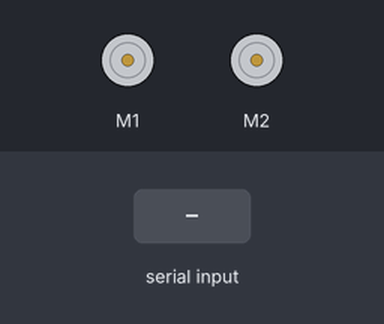
Simulated run of this sketch. Board: Arduino Uno, built with avr-gcc and run on an emulated ATmega328P. Parts: 2 × DC motor (green arrow = forward, orange = backward, longer = faster). The inputs (shaded band) are chosen by the test bench.

Above: at 1.2 s.
1.3 s: "w" received over Serial
At 1.9 s:
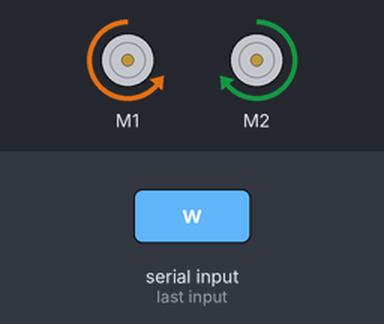
2.8 s: "a" received over Serial
At 4.0 s:
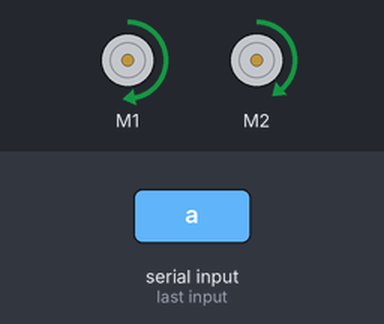
4.3 s: "d" received over Serial
At 5.3 s:
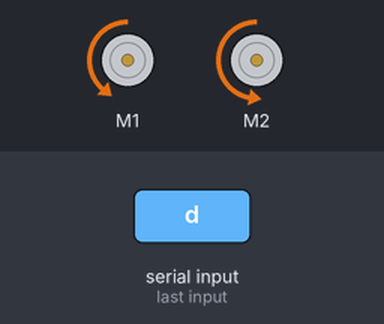
5.8 s: "s" received over Serial
At 6.5 s:
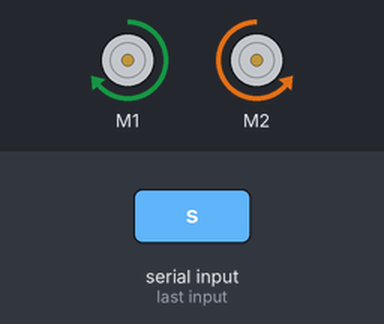
7.3 s: "f" received over Serial
At 7.7 s:
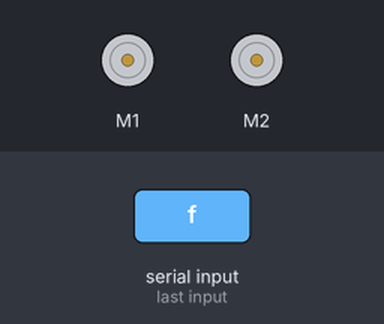
Timing chart, 0 to 9.8 s (numbered marks = the images above; inputs shaded):
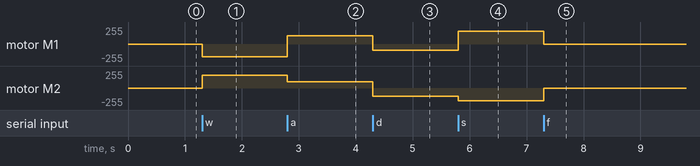

The sketch:

robot.ino
```cpp
#include <ZumoMotors.h>
// ============ OPERATIONAL CONSTANTS =================

// Create ZumoMotors objects
ZumoMotors motors;

// Create compass
//LSM303 compass;
//LSM303::vector running_min = {2047, 2047, 2047}, running_max = {-2048, -2048, -2048};

// Assign Wixel I/O to Arduino  pins
#define rf_pin  0           //  Arduino RX pin to read RF input from Wixel pin P1_6 (TX pin)


char go_direction = 'f' ;  // stop
char new_go_direction;
int lspeed = 0;
int rspeed = 0;

void setup()
{
  Serial.begin(57600);
  pinMode(rf_pin, INPUT);    // set Arduino RX pin for input from Wixel's TX pin
  motors.flipLeftMotor(true);

}

void loop()
{
  // w = Forward  d = Right  a = Left  s = Back  f = Stop
  //Serial.println("START loop");
//  while(Serial.available() <=0);
  if (Serial.available() > 0)
  {
    go_direction = Serial.read();
    move_to(go_direction);
  }
  else
  {
    move_to(new_go_direction);
  }

}

// ==================MOVEMENT FUCTION =====================================
// w = Forward  d = Right  a = Left  s = Back  f = Stop

char move_to(char dir){
  switch (dir) { // scan ahead
  case 'w':
    //Serial.println("move_to>> Turn  forward");
    go_forward();
    new_go_direction = 'w';
    break;
  case 'a':
    //Serial.println("move_to>> Turn  Left");
    go_left();
    new_go_direction = 'a';
    break;
  case 'd':
    //Serial.println("move_to>> Turn  Right");
    go_right();
    new_go_direction = 'd';
    break;
  case 's':
    //Serial.println("move_to>> Back up in straight line");
    go_reverse();
    new_go_direction = 's';
    break;
  case 'f':
    //Serial.println("move_to>> Stop");
    go_still();
    new_go_direction = 'f';
    break;
  }
}

// ================== PHYSICAL MOVEMENT ========================

void go_forward()
{
//  while (lspeed < 200 || rspeed < 200)
//  {
//    if (lspeed < 200)
//      lspeed +=50;
//    else if (rspeed < 200)
//      rspeed +=50;
//    motors.setSpeeds(lspeed,rspeed);
//    delay(2);
//  }
  lspeed = 300;
  rspeed = 300;
  motors.setSpeeds(lspeed,rspeed);
//  delay(100);
}

void go_reverse() // move back
{
//  while (lspeed > -200 || rspeed > -200)
//  {
//    if (lspeed > -200)
//      lspeed -= 100;
//    else if (rspeed > -200)
//      rspeed -= 100;
//    motors.setSpeeds(lspeed,rspeed);
//    delay(2);
//  }
  lspeed = -300;
  rspeed = -300;
  motors.setSpeeds(lspeed,rspeed);
//  delay(100);
}

void  go_left()
{
  lspeed = -200;
  rspeed = 150;
  motors.setSpeeds(lspeed,rspeed);
//  lspeed = 0;
//  rspeed = 0;
//  delay(100);
}

void  go_right()
{
  lspeed = 150;
  rspeed = -200;
  motors.setSpeeds(lspeed,rspeed);
//  lspeed = 0;
//  rspeed = 0;
//  delay(100);
}

void go_still()
{
  lspeed = 0;
  rspeed = 0;
  motors.setSpeeds(lspeed,rspeed);
}

//================ END ====================
```

Measured:
- after the input at 1.3 s, motor M1: stopped → backward 191/255 at once; motor M2: stopped → forward 191/255 at once
- after the input at 2.8 s, motor M1: backward 191/255 → forward 127/255 at once; motor M2: forward 191/255 → forward 95/255 at once
- after the input at 4.3 s, motor M1: forward 127/255 → backward 95/255 at once; motor M2: forward 95/255 → backward 127/255 at once
- after the input at 5.8 s, motor M1: backward 95/255 → forward 191/255 at once; motor M2: backward 127/255 → backward 191/255 at once
- after the input at 7.3 s, motor M1: forward 191/255 → stopped at once; motor M2: backward 191/255 → stopped at once
